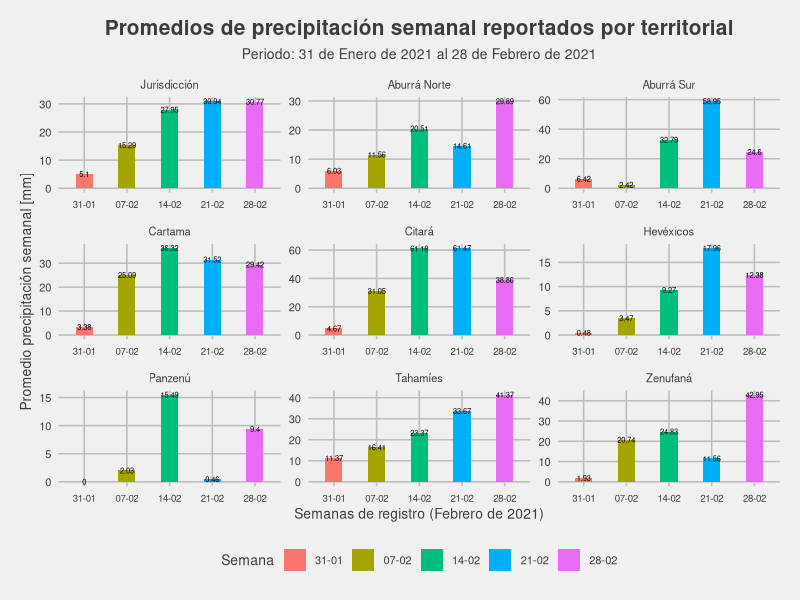

Write R code to recreate this figure.
## ---- chunk 1
library(ggplot2)
library(dplyr)
library(plyr)
library(ggthemes)

prom <- read.csv("prom_lluvia.csv")

prom_jur <- prom %>% 
  filter(Territorial == "Jurisdicción")

prom_terr <- prom %>% 
  filter(Territorial != "Jurisdicción")

prom$Semana <- factor(prom$Semana, levels=c("31-01",
                                                 "07-02",
                                                 "14-02",
                                                 "21-02",
                                            "28-02"))

prom$Territorial <- factor(prom$Territorial,levels=c("Jurisdicción", "Aburrá Norte",
                                                     "Aburrá Sur", "Cartama",
                                                     "Citará", "Hevéxicos",
                                                     "Panzenú", "Tahamíes",
                                                     "Zenufaná"))

prom$Semana <- as.factor(prom$Semana)

p <- ggplot(data = prom, aes(x = Semana, y = Lluvia, fill = Semana)) +
  geom_bar(stat = 'identity', position = 'dodge', width = 0.4) +
  geom_text(aes(label=Lluvia), position=position_dodge(width=0.9), vjust=0.50,
            size = 1.9) +
  labs(x = "Semanas de registro (Febrero de 2021)", y = "Promedio precipitación semanal [mm]") +
  ggtitle(label = "Promedios de precipitación semanal reportados por territorial",
          subtitle = "Periodo: 31 de Enero de 2021 al 28 de Febrero de 2021") +
  facet_wrap(~ Territorial, nrow = 3, scales = "free") + theme_fivethirtyeight() +
  theme(text = element_text(size = 10), plot.title = element_text(hjust = 0.5),
        plot.subtitle = element_text(hjust = 0.5),
        panel.grid.major = element_line(colour = "gray"),
        axis.title = element_text(),
        axis.text.x = element_text(size = 7))

prom_sum <- prom %>% 
  group_by(Territorial) %>% 
  dplyr::summarise(Acumulado = sum(Lluvia))

prom_sum2 <- prom_sum %>% 
  filter(Territorial != "Jurisdicción")

min <- as.double(prom_sum2[which.max(prom_sum2$Acumulado),1])
max <- as.double(prom_sum2[which.min(prom_sum2$Acumulado),1])

## ---- chunk 2

p

